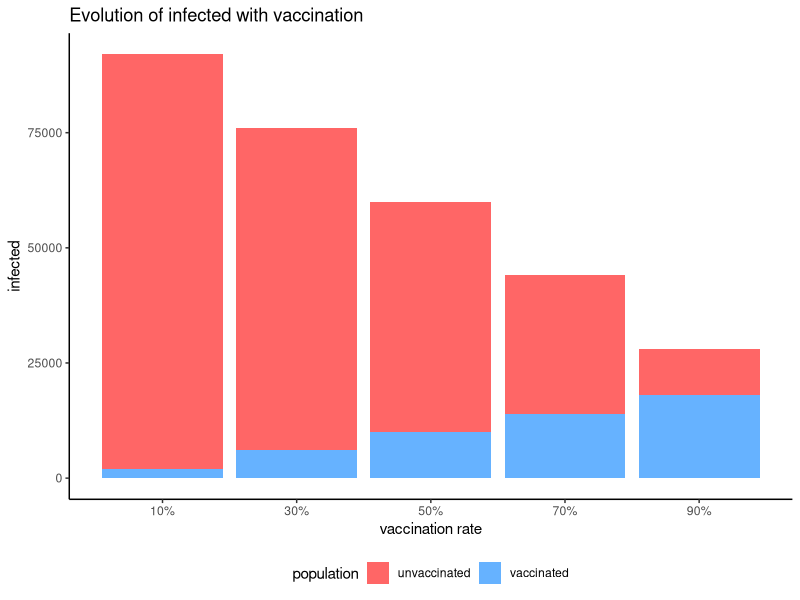
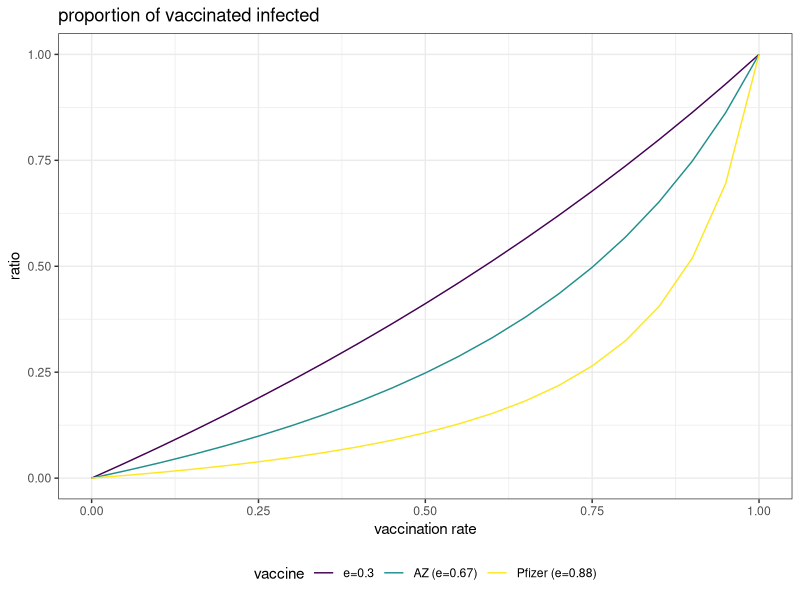
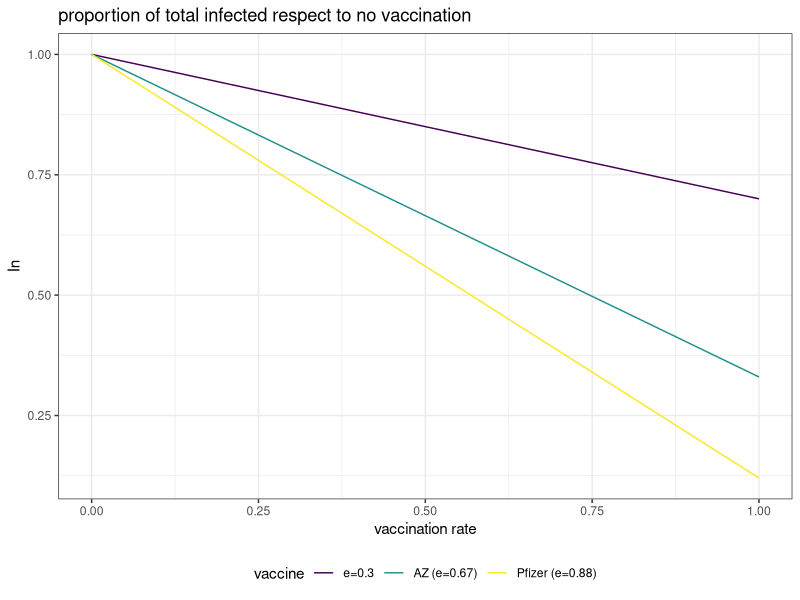

Write the R code that produced these figures, in order.
## ---- chunk 1
knitr::opts_chunk$set(echo = FALSE, message = FALSE)
library(tidyverse)
library(kableExtra)
library(viridis)
## ---- chunk 2
vax_sample <- data.frame(v=seq(0.1, 0.9, 0.2))

vax_sample <- vax_sample %>% 
  mutate(unv = 100000*(1-v), vax = 20000*v)

vax_sample <- vax_sample %>%
  pivot_longer(-v)

vax_sample %>%
  ggplot(aes(v, value, fill = name)) +
  geom_bar(stat = "identity") +
  theme_classic() +
  labs(title = "Evolution of infected with vaccination", x = "vaccination rate", y = "infected") +
  scale_fill_manual(name = "population", label = c("unvaccinated", "vaccinated"), values = c("#FF6666", "#66B2FF")) +
  scale_x_continuous(breaks = seq(0.1, 0.9, 0.2), labels = scales::percent) +
  theme(legend.position = "bottom")
## ---- chunk 3
vax_table <- data.frame(v = rep(seq(0, 1, 0.05), 3), e = c(rep(0.88, 21), rep(0.67, 21), rep(0.3, 21)))
vax_table <- vax_table %>%
  mutate(r = (v-v*e)/(1-v*e)) %>%
  mutate(p = 1 - v*e) %>%
  mutate(e_f = as.factor(e))

vax_table %>%
  ggplot(aes(v, r, color = e_f)) +
  geom_line() +
  scale_color_viridis_d(name="vaccine", label=c("e=0.3", "AZ (e=0.67)", "Pfizer (e=0.88)")) +
  theme_bw() +
  labs(title = "proportion of vaccinated infected", x = "vaccination rate", y = "ratio") +
  theme(legend.position = "bottom")
## ---- chunk 4
vax_table %>%
  ggplot(aes(v, p, color = e_f)) +
  geom_line() +
  scale_color_viridis_d(name="vaccine", label=c("e=0.3", "AZ (e=0.67)", "Pfizer (e=0.88)")) +
  theme_bw() +
  labs(title = "proportion of total infected respect to no vaccination", x = "vaccination rate", y = "In") +
  theme(legend.position = "bottom")
## ---- chunk 5
vax_eff <- data.frame(vaccine = c("Pfizer (BNT162b2)", "Astra Zeneca (ChAdOx1)"), eff_alpha = c("93.7% (95% CI, 91.6 to 95.3)", "74.5% (95% CI, 68.4 to 79.4)"), eff_delta = c("88.0% (95% CI, 85.3 to 90.1)", "67.0% (95% CI, 61.3 to 71.8)"))
names(vax_eff) <- c("vaccine", "efficacy alpha", "efficacy delta")

vax_eff %>%
  kbl() %>%
  kable_styling(full_width = F)
